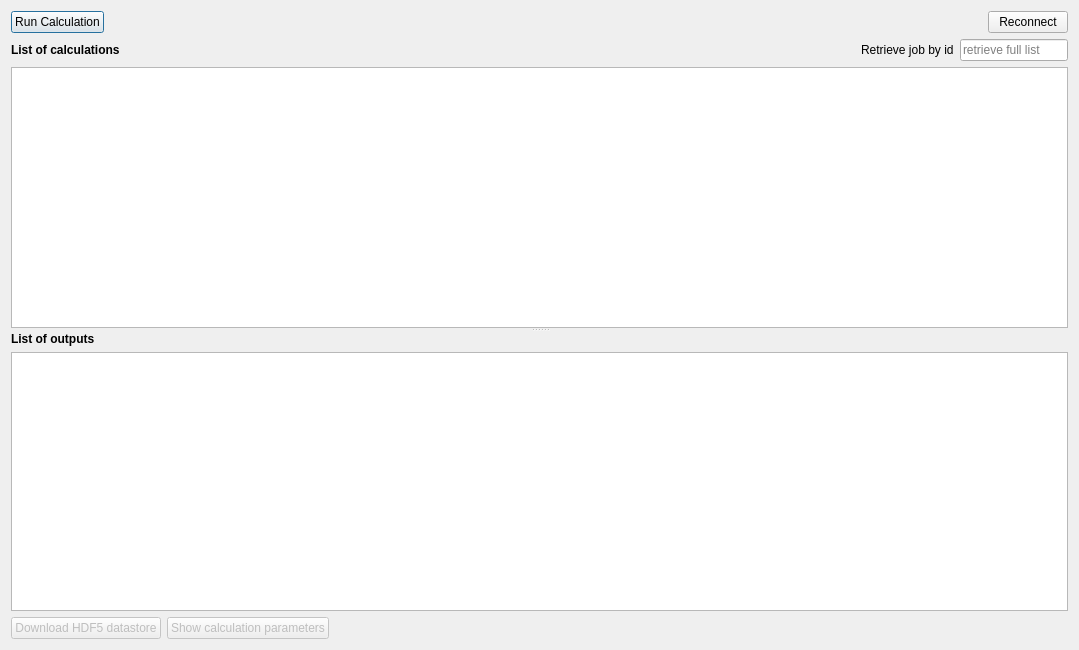
<?xml version="1.0" encoding="UTF-8"?>
<ui version="4.0">
 <class>DriveEngineServerDialog</class>
 <widget class="QDialog" name="DriveEngineServerDialog">
  <property name="geometry">
   <rect>
    <x>0</x>
    <y>0</y>
    <width>1079</width>
    <height>650</height>
   </rect>
  </property>
  <property name="windowTitle">
   <string>Drive the OpenQuake Engine</string>
  </property>
  <property name="windowIcon">
   <iconset>
    <normaloff>../resources/oq_icon.svg</normaloff>../resources/oq_icon.svg</iconset>
  </property>
  <layout class="QVBoxLayout" name="verticalLayout_3">
   <item>
    <layout class="QHBoxLayout" name="horizontalLayout">
     <item>
      <widget class="QPushButton" name="run_calc_btn">
       <property name="text">
        <string>Run Calculation</string>
       </property>
      </widget>
     </item>
     <item>
      <spacer name="horizontalSpacer_2">
       <property name="orientation">
        <enum>Qt::Horizontal</enum>
       </property>
       <property name="sizeHint" stdset="0">
        <size>
         <width>40</width>
         <height>20</height>
        </size>
       </property>
      </spacer>
     </item>
     <item>
      <widget class="QPushButton" name="reconnect_btn">
       <property name="text">
        <string>Reconnect</string>
       </property>
      </widget>
     </item>
    </layout>
   </item>
   <item>
    <widget class="QSplitter" name="splitter">
     <property name="orientation">
      <enum>Qt::Vertical</enum>
     </property>
     <widget class="QWidget" name="layoutWidget">
      <layout class="QVBoxLayout" name="verticalLayout_2">
       <item>
        <layout class="QHBoxLayout" name="horizontalLayout_3">
         <property name="topMargin">
          <number>0</number>
         </property>
         <item>
          <widget class="QLabel" name="list_of_calcs_lbl">
           <property name="font">
            <font>
             <weight>75</weight>
             <italic>false</italic>
             <bold>true</bold>
            </font>
           </property>
           <property name="text">
            <string>List of calculations</string>
           </property>
          </widget>
         </item>
         <item>
          <spacer name="horizontalSpacer_3">
           <property name="orientation">
            <enum>Qt::Horizontal</enum>
           </property>
           <property name="sizeHint" stdset="0">
            <size>
             <width>40</width>
             <height>20</height>
            </size>
           </property>
          </spacer>
         </item>
         <item>
          <widget class="QLabel" name="retrieve_job_by_id_lbl">
           <property name="text">
            <string>Retrieve job by id</string>
           </property>
          </widget>
         </item>
         <item>
          <widget class="QLineEdit" name="retrieve_job_by_id_le">
           <property name="sizePolicy">
            <sizepolicy hsizetype="Fixed" vsizetype="Fixed">
             <horstretch>0</horstretch>
             <verstretch>0</verstretch>
            </sizepolicy>
           </property>
           <property name="text">
            <string/>
           </property>
           <property name="placeholderText">
            <string>retrieve full list</string>
           </property>
          </widget>
         </item>
        </layout>
       </item>
       <item>
        <widget class="QTableWidget" name="calc_list_tbl">
         <property name="editTriggers">
          <set>QAbstractItemView::NoEditTriggers</set>
         </property>
         <property name="selectionMode">
          <enum>QAbstractItemView::SingleSelection</enum>
         </property>
         <property name="selectionBehavior">
          <enum>QAbstractItemView::SelectRows</enum>
         </property>
         <property name="rowCount">
          <number>0</number>
         </property>
         <property name="columnCount">
          <number>0</number>
         </property>
         <attribute name="verticalHeaderVisible">
          <bool>false</bool>
         </attribute>
        </widget>
       </item>
      </layout>
     </widget>
     <widget class="QWidget" name="layoutWidget">
      <layout class="QVBoxLayout" name="verticalLayout">
       <item>
        <widget class="QLabel" name="list_of_outputs_lbl">
         <property name="font">
          <font>
           <weight>75</weight>
           <bold>true</bold>
          </font>
         </property>
         <property name="text">
          <string>List of outputs</string>
         </property>
        </widget>
       </item>
       <item>
        <widget class="QTableWidget" name="output_list_tbl">
         <property name="editTriggers">
          <set>QAbstractItemView::NoEditTriggers</set>
         </property>
         <property name="selectionMode">
          <enum>QAbstractItemView::NoSelection</enum>
         </property>
         <property name="rowCount">
          <number>0</number>
         </property>
         <property name="columnCount">
          <number>0</number>
         </property>
         <attribute name="verticalHeaderVisible">
          <bool>false</bool>
         </attribute>
        </widget>
       </item>
      </layout>
     </widget>
    </widget>
   </item>
   <item>
    <layout class="QHBoxLayout" name="horizontalLayout_2">
     <property name="topMargin">
      <number>0</number>
     </property>
     <item>
      <widget class="QPushButton" name="download_datastore_btn">
       <property name="enabled">
        <bool>false</bool>
       </property>
       <property name="text">
        <string>Download HDF5 datastore</string>
       </property>
      </widget>
     </item>
     <item>
      <widget class="QPushButton" name="show_calc_params_btn">
       <property name="enabled">
        <bool>false</bool>
       </property>
       <property name="text">
        <string>Show calculation parameters</string>
       </property>
      </widget>
     </item>
     <item>
      <spacer name="horizontalSpacer">
       <property name="orientation">
        <enum>Qt::Horizontal</enum>
       </property>
       <property name="sizeHint" stdset="0">
        <size>
         <width>40</width>
         <height>20</height>
        </size>
       </property>
      </spacer>
     </item>
     <item>
      <widget class="QLabel" name="label">
       <property name="text">
        <string>&lt;html&gt;&lt;head/&gt;&lt;body&gt;&lt;p&gt;&lt;img src=&quot;:/plugins/irmt/oq_logo.svg.png&quot;/&gt;&lt;/p&gt;&lt;/body&gt;&lt;/html&gt;</string>
       </property>
      </widget>
     </item>
    </layout>
   </item>
  </layout>
 </widget>
 <resources/>
 <connections/>
</ui>
